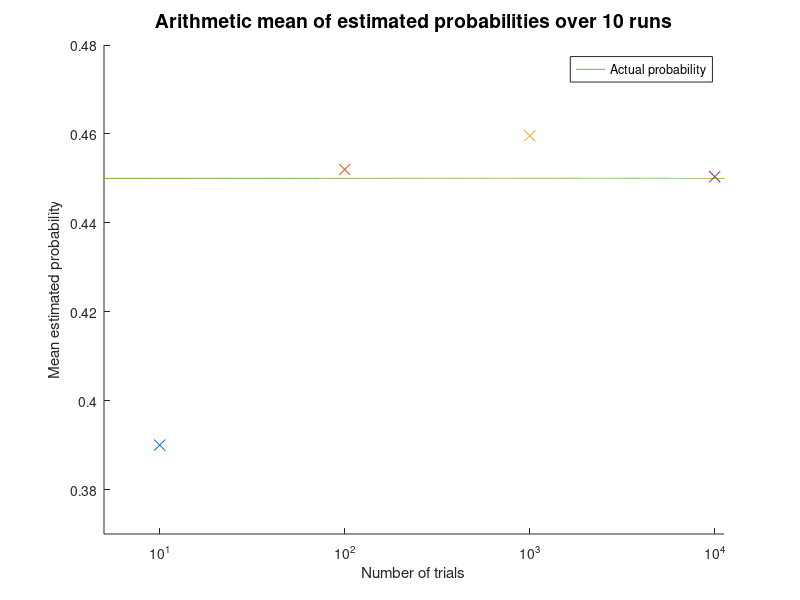
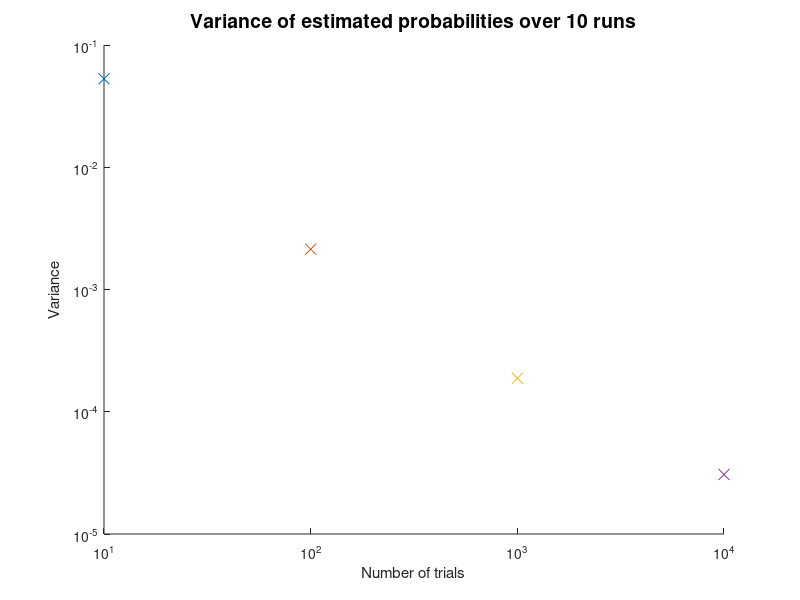

Source code (MATLAB) for these figures, in order:
clear
clc
figure(1), clf, hold on
figure(2), clf, hold on

runs = 10;

for i = 1:4 % Iterate through 10^i number of trials
  trials = 10^i;

  for j = 1:runs % The code inside this loop runs 10 times

    whichBox = rand(trials, 1); % Randomize which box is picked

    whichInRed = randi(8, trials, 1); % 8 fruits in red box
    whichInBlue = randi(4, trials, 1); % 4 fruits in blue box

    orangeInRedBox = whichInRed(whichBox <= 0.4) <= 6; % 6 oranges in red box
    orangeInBlueBox = whichInBlue(whichBox > 0.4) == 1; % 1 orange in blue box

    oranges = sum(orangeInRedBox) + sum(orangeInBlueBox);
    probOranges(j) = oranges / trials; % Put estimated probabilities in an array
  endfor

  % Mean of the estimated probability over 10 runs
  meanProb = sum(probOranges) / runs;
  printf("Arithmetic mean of %d trials over %d runs is %f\n", trials, runs, meanProb);

	varianceNumerator = 0;
  for k = 1:runs % Get sum of squared differences
    varianceNumerator += (probOranges(k) - meanProb)^2;
  endfor

  % Variance of the estimated probability over 10 runs
  variance = varianceNumerator / runs;
	printf("Variance of %d trials over %d runs is %f\n", trials, runs, variance);

  % Plot mean probability
  figure(1)
  semilogx(trials, meanProb, "x", "markersize", 8);

  % Plot variance
  figure(2)
  loglog(trials, variance, "x", "markersize", 8);

endfor


% Figure titling, annotations and adjustments below
figure(1)
meanTitle = ["Arithmetic mean of estimated probabilities over " num2str(runs) " runs"];
title(meanTitle, "fontsize", 14);
xlabel("Number of trials");
yl = ylim();
axis([5 10^4.05 yl(1)-0.02 yl(2)+0.02]); % Automatic axis adjustment
midpointY = (yl(1) + yl(2)) / 2;
ylabelPos = ([3 midpointY 0]);
ylabel("Mean estimated probability", "position", ylabelPos); % Automatic ylabel position adjustment

x = 0:10^5;
y = ones(length(x), 1);
y = y.*0.45;
plot(x,y, ";Actual probability;");


figure(2)
varianceTitle = ["Variance of estimated probabilities over " num2str(runs) " runs"];
title(varianceTitle, "fontsize", 14);
xlabel("Number of trials");
ylabel("Variance", "position", [6 10^-3 0]);
